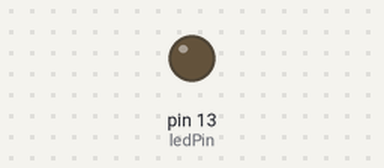
A sketch run on a simulated Arduino Uno, built with avr-gcc and run on an emulated ATmega328P. On the bench: output pins drawn as LEDs (lit = HIGH). What the sketch prints to the serial monitor is not drawn.

Above: at 0.4 s.
At 1.9 s:
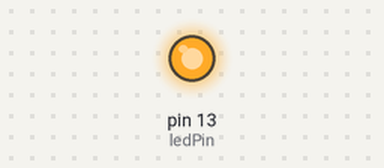
Timing chart, 0 to 5.5 s (numbered marks = the images above):
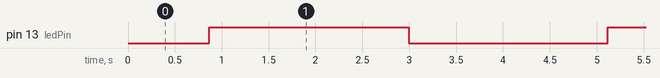

Measured:
- by itself, pin 13 (ledPin): alternates HIGH for 2.1 s and LOW for 2.1 s

The sketch:

fade_in.ino
```cpp
int maxVolt = 256;
int ledPin = 13;
void setup() {
  // put your setup code here, to run once:
  Serial.begin(9600);
  pinMode(ledPin, OUTPUT);

}

void loop() {
  // put your main code here, to run repeatedly:
  for (int i = 0; i < maxVolt; i++){
    analogWrite(ledPin, i);
    Serial.println("up by");
    delay(1);
  }
  for (int i = maxVolt - 1; i > 0; i--){
    analogWrite(ledPin, i);
    Serial.println("down by");

    delay(1);
  }

}
```
